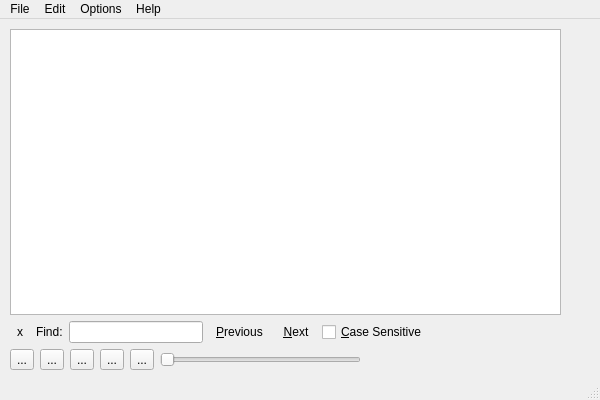
<?xml version="1.0" encoding="UTF-8"?>
<ui version="4.0">
 <class>MainWindow</class>
 <widget class="QMainWindow" name="MainWindow">
  <property name="geometry">
   <rect>
    <x>0</x>
    <y>0</y>
    <width>600</width>
    <height>400</height>
   </rect>
  </property>
  <property name="windowTitle">
   <string>Sema</string>
  </property>
  <widget class="QWidget" name="centralwidget">
   <widget class="QWidget" name="layoutWidget">
    <property name="geometry">
     <rect>
      <x>10</x>
      <y>10</y>
      <width>551</width>
      <height>341</height>
     </rect>
    </property>
    <layout class="QVBoxLayout" name="verticalLayout">
     <item>
      <widget class="QTextBrowser" name="textBrowser"/>
     </item>
     <item>
      <layout class="QVBoxLayout" name="mainFrame">
       <item>
        <widget class="QFrame" name="searchFrame">
         <property name="sizePolicy">
          <sizepolicy hsizetype="Preferred" vsizetype="Preferred">
           <horstretch>0</horstretch>
           <verstretch>0</verstretch>
          </sizepolicy>
         </property>
         <property name="frameShape">
          <enum>QFrame::NoFrame</enum>
         </property>
         <property name="frameShadow">
          <enum>QFrame::Raised</enum>
         </property>
         <layout class="QHBoxLayout" name="horizontalLayout">
          <property name="margin">
           <number>0</number>
          </property>
          <item>
           <widget class="QToolButton" name="searchCloseButton">
            <property name="text">
             <string>x</string>
            </property>
            <property name="icon">
             <iconset resource="icons/resources.qrc">
              <normaloff>:/icons/closetab.png</normaloff>:/icons/closetab.png</iconset>
            </property>
            <property name="autoRaise">
             <bool>true</bool>
            </property>
           </widget>
          </item>
          <item>
           <widget class="QLabel" name="label">
            <property name="text">
             <string>Find:</string>
            </property>
           </widget>
          </item>
          <item>
           <widget class="QLineEdit" name="searchText"/>
          </item>
          <item>
           <widget class="QToolButton" name="searchPrevious">
            <property name="text">
             <string>&amp;Previous</string>
            </property>
            <property name="icon">
             <iconset resource="icons/resources.qrc">
              <normaloff>:/icons/previous.png</normaloff>:/icons/previous.png</iconset>
            </property>
            <property name="toolButtonStyle">
             <enum>Qt::ToolButtonTextBesideIcon</enum>
            </property>
            <property name="autoRaise">
             <bool>true</bool>
            </property>
           </widget>
          </item>
          <item>
           <widget class="QToolButton" name="searchNext">
            <property name="text">
             <string>&amp;Next</string>
            </property>
            <property name="icon">
             <iconset resource="icons/resources.qrc">
              <normaloff>:/icons/next.png</normaloff>:/icons/next.png</iconset>
            </property>
            <property name="shortcut">
             <string>Ctrl+G</string>
            </property>
            <property name="toolButtonStyle">
             <enum>Qt::ToolButtonTextBesideIcon</enum>
            </property>
            <property name="autoRaise">
             <bool>true</bool>
            </property>
           </widget>
          </item>
          <item>
           <widget class="QCheckBox" name="searchCaseSensitive">
            <property name="text">
             <string>&amp;Case Sensitive</string>
            </property>
           </widget>
          </item>
          <item>
           <spacer name="horizontalSpacer">
            <property name="orientation">
             <enum>Qt::Horizontal</enum>
            </property>
            <property name="sizeHint" stdset="0">
             <size>
              <width>40</width>
              <height>20</height>
             </size>
            </property>
           </spacer>
          </item>
         </layout>
        </widget>
       </item>
       <item>
        <layout class="QHBoxLayout" name="controlFrame">
         <item>
          <widget class="QToolButton" name="openFileButton">
           <property name="text">
            <string>...</string>
           </property>
           <property name="icon">
            <iconset resource="icons/resources.qrc">
             <normaloff>:/icons/eject.png</normaloff>:/icons/eject.png</iconset>
           </property>
          </widget>
         </item>
         <item>
          <widget class="QToolButton" name="readPauseButton">
           <property name="text">
            <string>...</string>
           </property>
           <property name="icon">
            <iconset resource="icons/resources.qrc">
             <normaloff>:/icons/play.png</normaloff>
             <normalon>:/icons/pause.png</normalon>:/icons/play.png</iconset>
           </property>
          </widget>
         </item>
         <item>
          <widget class="QToolButton" name="previousButton">
           <property name="text">
            <string>...</string>
           </property>
           <property name="icon">
            <iconset resource="icons/resources.qrc">
             <normaloff>:/icons/previous.png</normaloff>:/icons/previous.png</iconset>
           </property>
          </widget>
         </item>
         <item>
          <widget class="QToolButton" name="stopButton">
           <property name="text">
            <string>...</string>
           </property>
           <property name="icon">
            <iconset resource="icons/resources.qrc">
             <normaloff>:/icons/stop.png</normaloff>:/icons/stop.png</iconset>
           </property>
          </widget>
         </item>
         <item>
          <widget class="QToolButton" name="nextButton">
           <property name="text">
            <string>...</string>
           </property>
           <property name="icon">
            <iconset resource="icons/resources.qrc">
             <normaloff>:/icons/next.png</normaloff>:/icons/next.png</iconset>
           </property>
          </widget>
         </item>
         <item>
          <widget class="QSlider" name="horizontalSlider">
           <property name="orientation">
            <enum>Qt::Horizontal</enum>
           </property>
          </widget>
         </item>
         <item>
          <spacer name="horizontalSpacer_2">
           <property name="orientation">
            <enum>Qt::Horizontal</enum>
           </property>
           <property name="sizeHint" stdset="0">
            <size>
             <width>40</width>
             <height>20</height>
            </size>
           </property>
          </spacer>
         </item>
        </layout>
       </item>
      </layout>
     </item>
    </layout>
   </widget>
  </widget>
  <widget class="QMenuBar" name="menubar">
   <property name="geometry">
    <rect>
     <x>0</x>
     <y>0</y>
     <width>600</width>
     <height>21</height>
    </rect>
   </property>
   <widget class="QMenu" name="menuFile">
    <property name="title">
     <string>File</string>
    </property>
    <addaction name="actionOpen_File"/>
    <addaction name="actionClose_Window"/>
    <addaction name="actionExit"/>
   </widget>
   <widget class="QMenu" name="menuEdit">
    <property name="title">
     <string>Edit</string>
    </property>
    <widget class="QMenu" name="menuChange_amplitude">
     <property name="title">
      <string>Amplitude</string>
     </property>
     <addaction name="actionAmplitude_up"/>
     <addaction name="actionAmplitude_down"/>
    </widget>
    <addaction name="menuChange_amplitude"/>
    <addaction name="separator"/>
    <addaction name="actionChange_speed_of_words"/>
    <addaction name="actionPitch"/>
    <addaction name="actionChange_voice_type"/>
    <addaction name="actionChange_language"/>
    <addaction name="actionPreference_2"/>
   </widget>
   <widget class="QMenu" name="menuHelp">
    <property name="title">
     <string>Help</string>
    </property>
    <addaction name="actionPreference"/>
    <addaction name="actionAbout"/>
   </widget>
   <widget class="QMenu" name="menuOptions">
    <property name="title">
     <string>Options</string>
    </property>
    <addaction name="actionStart_Reading"/>
    <addaction name="actionPause"/>
    <addaction name="actionStart"/>
   </widget>
   <addaction name="menuFile"/>
   <addaction name="menuEdit"/>
   <addaction name="menuOptions"/>
   <addaction name="menuHelp"/>
  </widget>
  <widget class="QStatusBar" name="statusbar"/>
  <action name="actionPreference">
   <property name="text">
    <string>Preference</string>
   </property>
  </action>
  <action name="actionAbout">
   <property name="text">
    <string>About</string>
   </property>
  </action>
  <action name="actionOpen_File">
   <property name="text">
    <string>&amp;Open File for reading</string>
   </property>
  </action>
  <action name="actionRead_File">
   <property name="text">
    <string>&amp;Read/Pause Reading File</string>
   </property>
  </action>
  <action name="actionPause_File">
   <property name="text">
    <string>Pause File</string>
   </property>
  </action>
  <action name="actionStop_Reading">
   <property name="text">
    <string>&amp;Stop Reading File</string>
   </property>
  </action>
  <action name="actionClose_Window">
   <property name="text">
    <string>&amp;Close Window</string>
   </property>
  </action>
  <action name="actionExit">
   <property name="text">
    <string>&amp;Exit</string>
   </property>
  </action>
  <action name="actionChange_pitch">
   <property name="text">
    <string>Pitch</string>
   </property>
  </action>
  <action name="actionChange_speed_of_words">
   <property name="text">
    <string>Speed of words</string>
   </property>
  </action>
  <action name="actionChange_voice_type">
   <property name="text">
    <string>Voice type</string>
   </property>
  </action>
  <action name="actionChange_language">
   <property name="text">
    <string>Language to Read</string>
   </property>
  </action>
  <action name="actionPreference_2">
   <property name="text">
    <string>Preference</string>
   </property>
  </action>
  <action name="actionAmplitude_up">
   <property name="text">
    <string>Amplitude up</string>
   </property>
  </action>
  <action name="actionAmplitude_down">
   <property name="text">
    <string>Amplitude down</string>
   </property>
  </action>
  <action name="actionPause">
   <property name="text">
    <string>Pause Reading</string>
   </property>
  </action>
  <action name="actionStart">
   <property name="text">
    <string>Stop Reading</string>
   </property>
  </action>
  <action name="actionStart_Reading">
   <property name="text">
    <string>Start Reading</string>
   </property>
  </action>
  <action name="actionPitch">
   <property name="text">
    <string>Pitch</string>
   </property>
  </action>
 </widget>
 <resources>
  <include location="icons/resources.qrc"/>
 </resources>
 <connections/>
</ui>
